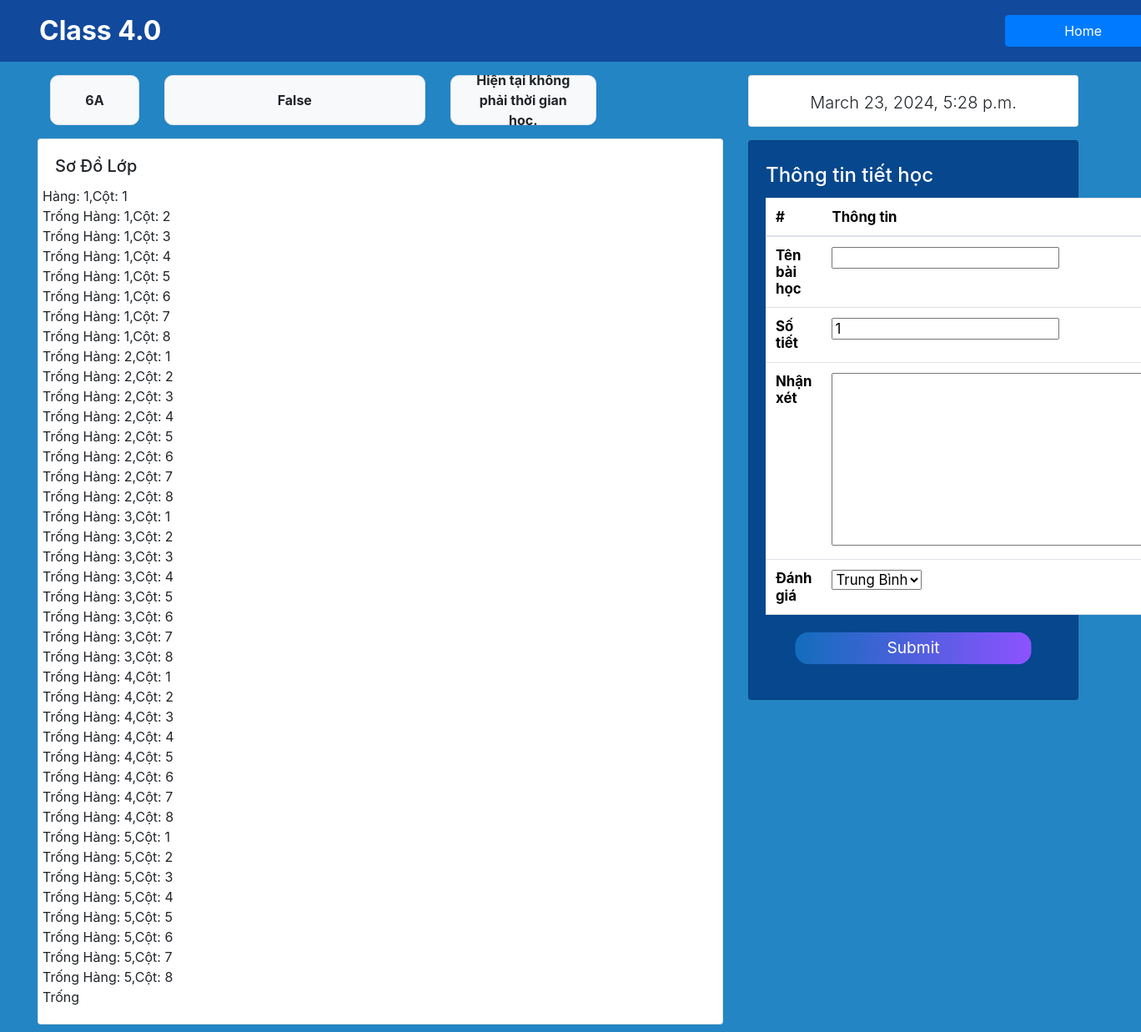
The page /home/6A/ on the database as committed earlier.
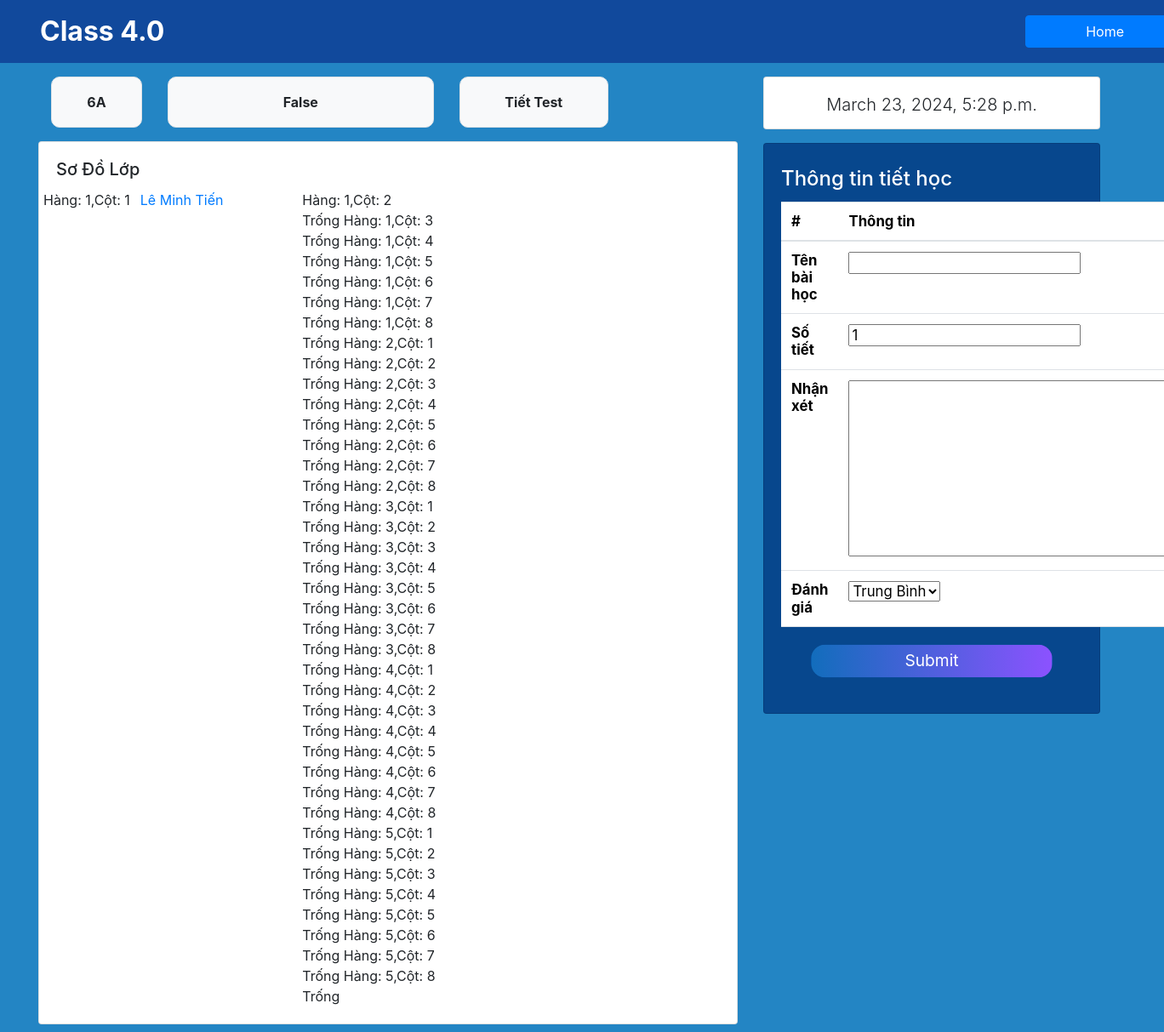
The same page on the database as committed later.
### CM/models.py (models this page shows, shortened)
class Seat(models.Model):
    classroom = models.ForeignKey(SM_Classroom, on_delete=models.CASCADE, related_name='seats')
    student = models.ForeignKey(Student, on_delete=models.SET_NULL, null=True, blank=True,related_name='seat')
    row = models.PositiveIntegerField()
    column = models.PositiveIntegerField()

class Student(models.Model):
    id = models.IntegerField(primary_key=True)
    full_name = models.CharField(max_length=100,blank=False, null=False)
    classroom = models.ForeignKey(SM_Classroom, on_delete=models.CASCADE, related_name='student') # cho phép classroom truy vấn được các student của mình

### SM/models.py (models this page shows, shortened)
class LessonTime(models.Model):
    period = models.CharField(max_length=10, unique=True)
    start_time = models.TimeField()
    end_time = models.TimeField()

### CM/views.py (the view)
# urls.py: path('<str:classroom>/', views.classroom, name= 'classroom'),
def classroom(request, classroom):
    classroom = get_object_or_404(SM_Classroom, name=classroom) # đưa vào add lesson
    seats = classroom.seats.all().order_by('row', 'column') # đưa vào add lesson
    period = get_period() # tiết test
    now_subject = get_subject(classroom=classroom, period= period)
    now = datetime.now()
    day_number = datetime.now().weekday()
    day_name = day_names[day_number]
    User = get_user_model()
    teacher = teacher = request.user
    if request.method == 'POST':
        form_addlesson = LessonForm(request.POST, teacher=teacher)
        if form_addlesson.is_valid():
            lesson = form_addlesson.save(commit=False)
            lesson.classroom = classroom
            lesson.subject = now_subject
            lesson.save()
            messages.success(request, 'Thành công!')
    else:
        form_addlesson = LessonForm(teacher=teacher)
    context = {
        'rows': range(1, 6),
        'columns': range(1, 9),
        'classroom': classroom,
        'seats':seats,
        'now_subject':now_subject,
        'period':period,
        'now':now,
        'day_of_week':day_name,
        'form_addlesson': form_addlesson
    }
    return render(request, 'classroom.html', context)

### CM/forms.py (shortened to what this page needs)
class LessonForm(forms.ModelForm):
    class Meta:
        model = Lessons
        fields = ['name', 'counter', 'comment', 'grade']
    def __init__(self, *args, **kwargs):
        self.teacher = kwargs.pop('teacher', None)
        super(LessonForm, self).__init__(*args, **kwargs)

### CM/views.py (called while the page is built)
def get_period():
    now = datetime.now().time()  # Lấy chỉ thời gian, không lấy ngày
    lesson = LessonTime.objects.filter(start_time__lte=now, end_time__gte=now).first()
    if lesson:
        return f"{lesson.period}"
    else:
        return "Hiện tại không phải thời gian học."

def get_subject(classroom, period):
    classroom = get_object_or_404(SM_Classroom, name=classroom)
    day_number = datetime.now().weekday()
    daily_schedule = DailySchedule.objects.filter(classroom=classroom, day_of_week=day_number).first()
    if not daily_schedule:
        return False
    else:
        schedule_entry = ScheduleEntry.objects.filter(daily_schedule=daily_schedule, period__period=period).first()
        if not schedule_entry:
            return False
    return schedule_entry.subject

### SM/models.py (called while the page is built)
    def __str__(self):
        return self.name

### CM/templates/classroom.html (shortened to what the changed rows need)
{% extends "base.html" %}
{% block content %}
  <div class="container-fluid" style="margin-top: 5%; ">
    <div class="container-fluid row">
      <div class="col-sm-8">
        <div style="  margin-bottom: 10px" class="row">
          <div class="container" style="margin-top: 10px">
            <div class="row">
              <div class="col">
                <div class="container overflow-hidden">
                  <div class="row">
                    <div class="col-3">
                        <div class="p-3 border bg-light text-center d-flex align-items-center justify-content-center font-weight-bold" style="border-radius: 10px; height: 60px">{{period}}</div>
                      </div>
                  </div>
                </div>
              </div>
            </div>
          </div>
        </div>
          <div class="card" style="margin-top: 2%; margin-bottom: 1%">
            <div class="card-body">
              <h5 class="card-title">Sơ Đồ Lớp</h5>
              <div class="row row-cols-4" style="margin-top: 2% margin-bottom: 2%">
                  <tbody >
                      {% for row in rows %}
                      <tr>
                          {% for column in columns %}
                          <td>
                              {% for seat in seats %}
                                  {% if seat.row == row and seat.column == column %}
                                      Hàng: {{ seat.row }},Cột: {{ seat.column }}<br>
                                      {% if seat.student %}
                                      <a href="{% url 'studentMark_inSubject' classroom.name seat.student.id %}">{{ seat.student.full_name }}</a>
                                      {% else %}
                                      Trống
                                      {% endif %}
                                  {% endif %}
                              {% endfor %}
                          </td>
                          {% endfor %}
                      </tr>
                      {% endfor %}
                  </tbody>
            </div>
            </div>
          </div>
      </div>
      <div class="col-sm-4">
        <div class="card display-5" style="margin-top: 4%;margin-bottom:5%; background-color: #07478D">
          <div class="card-body row" style="height: 5%">
            <div class="col-12">
              <form method="post" style="margin-bottom: 5%">
                <h2 class="card-title text-white" style="margin-top: 2%;font-size:0.5em">Thông tin tiết học</h2>
                <table class="table" method="post" style="font-size:0.35em; border-radius: 10px;">
                  <thead>
                    <tr>
                        <th scope="col">#</th>
                        <th scope="col">Thông tin</th>
                    </tr>
                  </thead>
                  <tbody>
                    <tr>
                        <th scope="row">Tên bài học</th>
                    </tr>
                    <tr>
                      <th scope="row">Số tiết</th>
                    </tr>
                    <tr>
                      <th scope="row">Nhận xét</th>
                    </tr>
                    <tr>
                      <th scope="row">Đánh giá</th>
                    </tr>
                  </tbody>
                </table>
              </form>
            </div>
          </div>
        </div>
      </div>
    </div>
</div>
 {% endblock content %}

Rows that differ between the two databases and show on the page:
now on this page (row edited): LessonTime: period "Tiết Test"
changed Seat: student_id empty → 123 (drawn)
Other text that changed with them:
{{ period }}: "Hiện tại không phải thời gian học." → (not shown)
list line gone: "Trống"
new list line: "Lê Minh Tiến"
